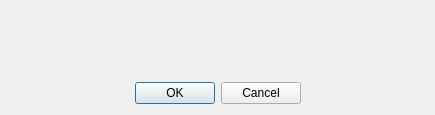
<?xml version="1.0" encoding="UTF-8"?>
<ui version="4.0">
 <class>DialogConfirmacao</class>
 <widget class="QDialog" name="DialogConfirmacao">
  <property name="geometry">
   <rect>
    <x>0</x>
    <y>0</y>
    <width>435</width>
    <height>115</height>
   </rect>
  </property>
  <property name="windowTitle">
   <string>Dialog</string>
  </property>
  <layout class="QVBoxLayout" name="verticalLayout_2">
   <item>
    <layout class="QVBoxLayout" name="verticalLayout">
     <item>
      <widget class="QLabel" name="labelMenssagem">
       <property name="font">
        <font>
         <pointsize>18</pointsize>
        </font>
       </property>
       <property name="text">
        <string/>
       </property>
      </widget>
     </item>
     <item>
      <layout class="QHBoxLayout" name="horizontalLayout">
       <item>
        <spacer name="horizontalSpacer">
         <property name="orientation">
          <enum>Qt::Horizontal</enum>
         </property>
         <property name="sizeHint" stdset="0">
          <size>
           <width>40</width>
           <height>20</height>
          </size>
         </property>
        </spacer>
       </item>
       <item>
        <widget class="QDialogButtonBox" name="buttonBox">
         <property name="orientation">
          <enum>Qt::Horizontal</enum>
         </property>
         <property name="standardButtons">
          <set>QDialogButtonBox::Cancel|QDialogButtonBox::Ok</set>
         </property>
        </widget>
       </item>
       <item>
        <spacer name="horizontalSpacer_2">
         <property name="orientation">
          <enum>Qt::Horizontal</enum>
         </property>
         <property name="sizeHint" stdset="0">
          <size>
           <width>40</width>
           <height>20</height>
          </size>
         </property>
        </spacer>
       </item>
      </layout>
     </item>
    </layout>
   </item>
  </layout>
 </widget>
 <resources/>
 <connections>
  <connection>
   <sender>buttonBox</sender>
   <signal>accepted()</signal>
   <receiver>DialogConfirmacao</receiver>
   <slot>accept()</slot>
   <hints>
    <hint type="sourcelabel">
     <x>248</x>
     <y>254</y>
    </hint>
    <hint type="destinationlabel">
     <x>157</x>
     <y>274</y>
    </hint>
   </hints>
  </connection>
  <connection>
   <sender>buttonBox</sender>
   <signal>rejected()</signal>
   <receiver>DialogConfirmacao</receiver>
   <slot>reject()</slot>
   <hints>
    <hint type="sourcelabel">
     <x>316</x>
     <y>260</y>
    </hint>
    <hint type="destinationlabel">
     <x>286</x>
     <y>274</y>
    </hint>
   </hints>
  </connection>
 </connections>
</ui>
